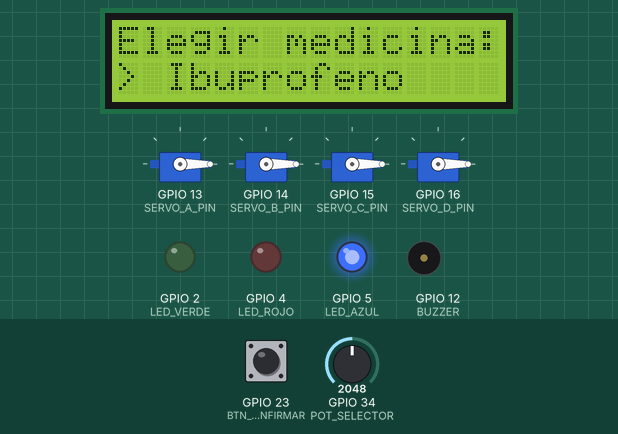
Recording of a program running on a simulated ESP32. Shown: 16×2 character LCD, 4 × servo, output pins drawn as LEDs (lit = HIGH), buzzer (waves = sounding, pin HIGH). The test bench sets the inputs (shaded band); at power-on: GPIO 23 (BTN_CONFIRMAR) HIGH, GPIO 34 (POT_SELECTOR) = 2048. What the program prints to the serial monitor is not drawn.

Above: at 3.2 s.
3.3 s: GPIO 23 (BTN_CONFIRMAR) pulled LOW for 0.15 s
At 4.7 s:
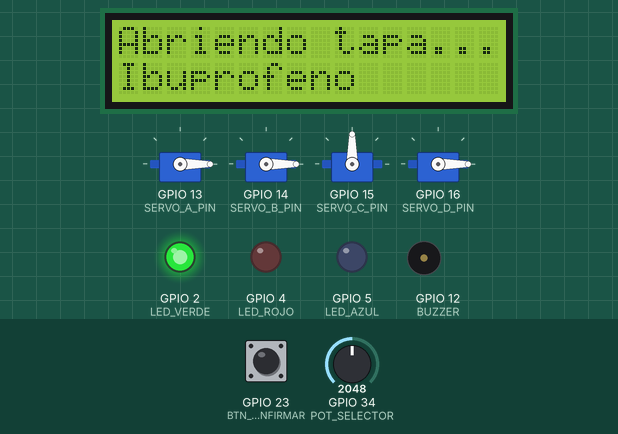
6.4 s: GPIO 34 (POT_SELECTOR) set to 1228
9.4 s: GPIO 23 (BTN_CONFIRMAR) pulled LOW for 3.2 s
At 13.6 s:
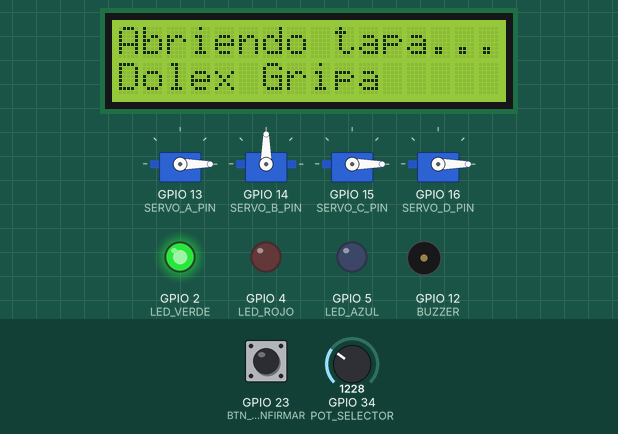
14.3 s: GPIO 34 (POT_SELECTOR) set to 491
17.3 s: GPIO 23 (BTN_CONFIRMAR) pulled LOW for 3.2 s
At 21.0 s:
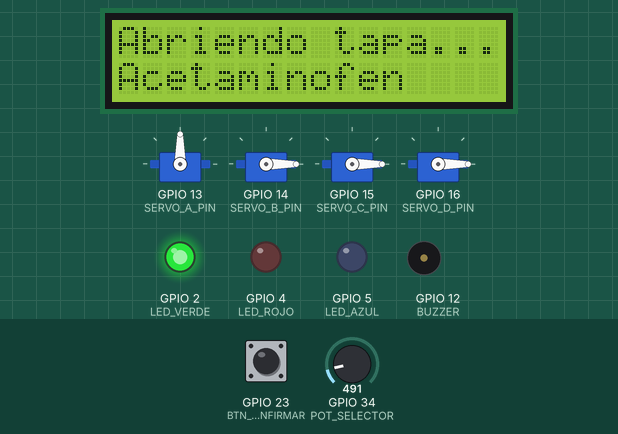
22.2 s: GPIO 34 (POT_SELECTOR) set to 3603
At 28.9 s:
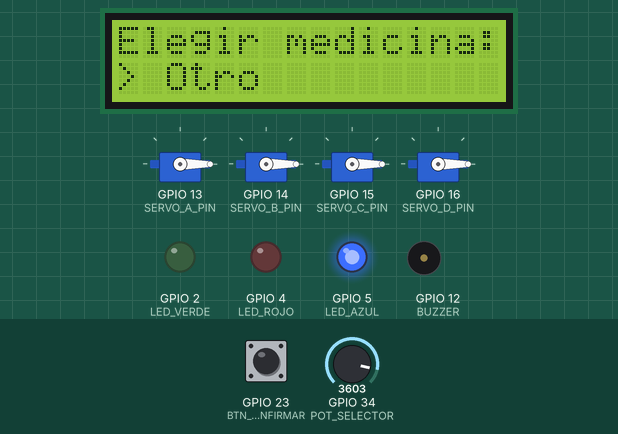
Timing chart, 0 to 29.3 s (numbered marks = the images above; inputs shaded):
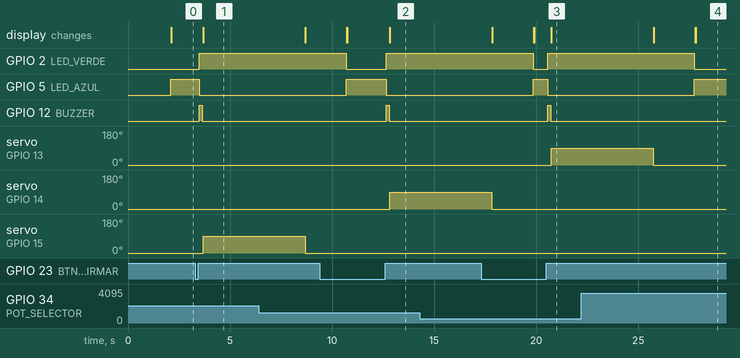

Measured:
- after the input at 3.3 s, GPIO 2 (LED_VERDE): LOW → HIGH after 0.20 s; GPIO 5 (LED_AZUL): HIGH → LOW after 0.20 s; GPIO 12 (BUZZER): LOW → HIGH after 0.20 s, → LOW 0.15 s later; servo on GPIO 15 (SERVO_C_PIN): 0° → 90° after 0.38 s; the display: changes after 0.38 s (image 1)
- after the input at 9.4 s, GPIO 12 (BUZZER): LOW → HIGH after 3.3 s, → LOW 0.15 s later; servo on GPIO 14 (SERVO_B_PIN): 0° → 90° after 3.4 s; the display: first differs from a run without the input after 3.4 s (image 2)
- after the input at 14.3 s, every drawn part: stays the same
- after the input at 17.3 s, GPIO 12 (BUZZER): LOW → HIGH after 3.3 s, → LOW 0.15 s later; servo on GPIO 13 (SERVO_A_PIN): 0° → 90° after 3.4 s; the display: first differs from a run without the input after 3.4 s (image 3)
- after the input at 22.2 s, the display: first differs from a run without the input after 5.6 s (image 4)

The program:

main.cpp
```cpp
#include <Arduino.h>
#include <Wire.h>
#include <LiquidCrystal_I2C.h>
#include <ESP32Servo.h>

// Inicializar LCD I2C
LiquidCrystal_I2C lcd(0x27, 16, 2);

// Inicializar Servomotores (Pestillos de las tapas)
Servo servo_A, servo_B, servo_C, servo_D;

// Pines de entrada
const int POT_SELECTOR = 34;      // Potenciómetro para elegir casillero
const int BTN_CONFIRMAR = 23;     // Único botón para abrir la tapa

// Pines de servomotores
const int SERVO_A_PIN = 13;
const int SERVO_B_PIN = 14;
const int SERVO_C_PIN = 15;
const int SERVO_D_PIN = 16;

// Pines de LEDs y Buzzer
const int LED_VERDE = 2;
const int LED_ROJO = 4;
const int LED_AZUL = 5;
const int BUZZER = 12;

// Variables globales
int medicamento_actual = -1; // Inicia en -1 para forzar la actualización de pantalla en el primer ciclo
String medicamentos[4] = {"Acetaminofen", "Dolex Gripa", "Ibuprofeno", "Otro"};

// Declaración de funciones
bool botonPresionado(int pin);
void abrirCompartimento(int indice);
void actualizarPantalla(int indice);

void setup() {
  Serial.begin(115200);
  Serial.println("Iniciando Destapador Inteligente...");

  Wire.begin(21, 22);  // SDA=21, SCL=22
  lcd.init();
  lcd.backlight();
  lcd.print("   DESTAPADOR   ");
  lcd.setCursor(0, 1);
  lcd.print("  INTELIGENTE   ");
  delay(2000);

  // Configurar el único botón con resistencia Pull-Up interna
  pinMode(BTN_CONFIRMAR, INPUT_PULLUP);

  pinMode(LED_VERDE, OUTPUT);
  pinMode(LED_ROJO, OUTPUT);
  pinMode(LED_AZUL, OUTPUT);
  pinMode(BUZZER, OUTPUT);

  digitalWrite(LED_VERDE, LOW);
  digitalWrite(LED_ROJO, LOW);
  digitalWrite(BUZZER, LOW);

  // El LED Azul encendido indica que el sistema está en espera (Standby)
  digitalWrite(LED_AZUL, HIGH);

  // Configurar servos
  servo_A.attach(SERVO_A_PIN);
  servo_B.attach(SERVO_B_PIN);
  servo_C.attach(SERVO_C_PIN);
  servo_D.attach(SERVO_D_PIN);

  // Posición 0 grados = Pestillos cerrados (Tapas bloqueadas)
  servo_A.write(0);
  servo_B.write(0);
  servo_C.write(0);
  servo_D.write(0);
}

void loop() {
  // 1. Leer potenciómetro (valores de 0 a 4095)
  int valor_pot = analogRead(POT_SELECTOR);

  // 2. Convertir el valor a 4 opciones exactas (0, 1, 2 o 3)
  // Dividimos 4096 / 4 = 1024 (Cada bloque de 1024 cambia el casillero)
  int seleccion = valor_pot / 1024;
  if (seleccion > 3) seleccion = 3; // Límite de seguridad

  // 3. Actualizar la pantalla solo si el usuario movió el potenciómetro
  if (seleccion != medicamento_actual) {
    medicamento_actual = seleccion;
    actualizarPantalla(medicamento_actual);
  }

  // 4. Si presiona el botón, se abre la tapa seleccionada
  if (botonPresionado(BTN_CONFIRMAR)) {
    abrirCompartimento(medicamento_actual);
    // Tras cerrar la tapa, devolvemos la pantalla a la selección actual
    actualizarPantalla(medicamento_actual);
  }
}

// ---- FUNCIÓN DE ANTIRREBOTE PARA EL BOTÓN ----
bool botonPresionado(int pin) {
  if (digitalRead(pin) == LOW) {
    delay(50);
    if (digitalRead(pin) == LOW) {
      while (digitalRead(pin) == LOW) {
        delay(10);
      }
      delay(50);
      return true;
    }
  }
  return false;
}

// ---- ACTUALIZAR LCD ----
void actualizarPantalla(int indice) {
  lcd.clear();
  lcd.print("Elegir medicina:");
  lcd.setCursor(0, 1);
  lcd.print("> ");
  lcd.print(medicamentos[indice]);

  Serial.print("Casillero seleccionado: ");
  Serial.println(medicamentos[indice]);
}

// ---- ABRIR COMPARTIMENTO (DESTAPADOR) ----
void abrirCompartimento(int indice) {
  // Indicadores visuales y sonoros
  digitalWrite(LED_AZUL, LOW);
  digitalWrite(LED_VERDE, HIGH);

  digitalWrite(BUZZER, HIGH);
  delay(150); // Pitido corto
  digitalWrite(BUZZER, LOW);

  // Seleccionar cuál servo debe moverse
  Servo* servo_seleccionado;
  if (indice == 0) servo_seleccionado = &servo_A;
  else if (indice == 1) servo_seleccionado = &servo_B;
  else if (indice == 2) servo_seleccionado = &servo_C;
  else servo_seleccionado = &servo_D;

  // Mensaje de apertura
  lcd.clear();
  lcd.print("Abriendo tapa...");
  lcd.setCursor(0, 1);
  lcd.print(medicamentos[indice]);

  Serial.println("\n*** ACCION DEL SISTEMA ***");
  Serial.print("Abriendo casillero de: ");
  Serial.println(medicamentos[indice]);

  // Mueve el servo a 90 grados para liberar el pestillo
  servo_seleccionado->write(90);

  // Espera 5 segundos para que el usuario retire la pastilla
  delay(5000);

  // Regresa el servo a 0 grados para volver a bloquear
  servo_seleccionado->write(0);

  // Mensaje de cierre
  lcd.clear();
  lcd.print("Tapa cerrada.");
  Serial.println("Casillero cerrado.\n");
  delay(2000);

  // Restaurar estado de espera
  digitalWrite(LED_VERDE, LOW);
  digitalWrite(LED_AZUL, HIGH);
}
```
